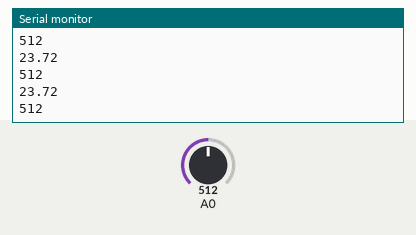
Simulated run of this sketch. Board: Arduino Uno, built with avr-gcc and run on an emulated ATmega328P. On the bench: the last lines printed to the serial monitor. Inputs (shaded band) come from the test bench; at power-on: A0 = 512.

Above: at 1.3 s.
1.4 s: A0 set to 0
At 2.2 s:
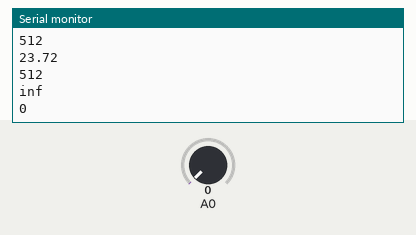
3.8 s: A0 set to 122
At 4.6 s:
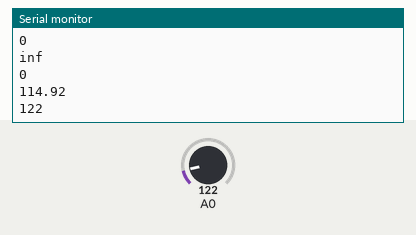
Timing chart, 0 to 6.8 s (numbered marks = the images above; inputs shaded):
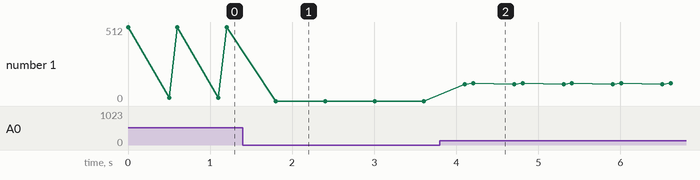

Measured:
- after the input at 1.4 s, the serial monitor: prints a new line after 0.30 s (image 1)
- after the input at 3.8 s, the serial monitor: prints a new line after 0.31 s (image 2)
- plotted number 1: 512 → 0 after the input at 1.4 s, 0 → 122 after the input at 3.8 s

The sketch:

sketch_may15a.ino
```cpp
/*
  測距センサ
  http://www.geocities.jp/zattouka/GarageHouse/micon/Arduino/DMSU/DMSU.htm
*/

void setup(){
  Serial.begin(9600);
}

void loop(){
  int ans;

  ans = analogRead(0);
  Serial.println(ans);
  delay(500);

  float volts = analogRead(0)*0.0048828125;
  float distance = 65 * pow(volts, -1.10);
  Serial.println(distance);
  delay(100);
}
```
